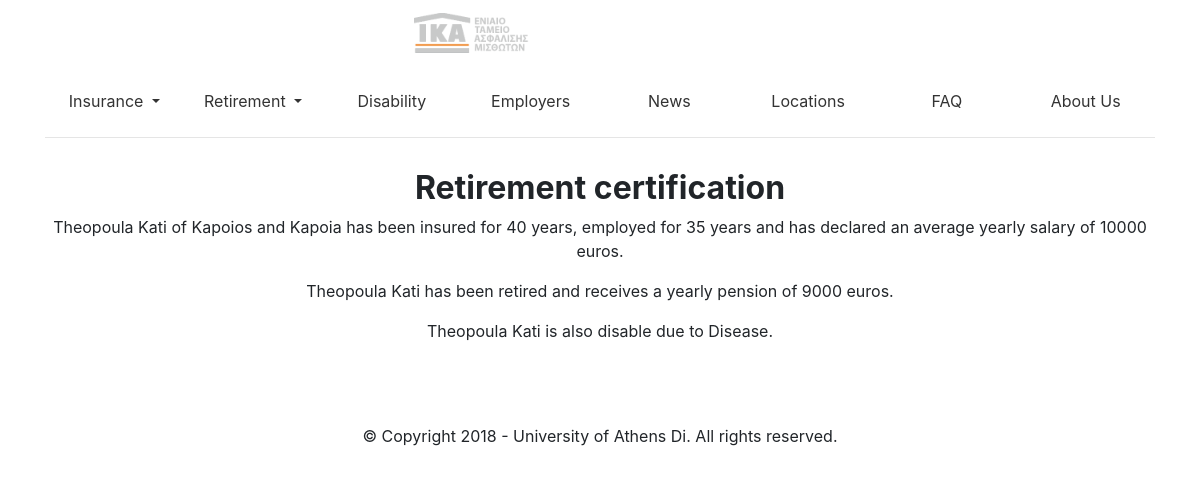
The page /web/templates/retirement_certification.php (signed in) on the database its author committed.
### tables this page shows
CREATE TABLE IF NOT EXISTS `user` (
  `UserID` INT NOT NULL AUTO_INCREMENT,
  `FirstName` VARCHAR(45) NOT NULL,
  `LastName` VARCHAR(45) NOT NULL,
  `FathersName` VARCHAR(45) NOT NULL,
  `MothersName` VARCHAR(45) NOT NULL,
  `DateOfBirth` DATE NOT NULL,
  `BirthPlace` VARCHAR(45) NOT NULL,
  `HomeAddress` VARCHAR(45) NOT NULL,
  `PostalCode` VARCHAR(45) NOT NULL,
  `AFM` VARCHAR(45) NOT NULL,
  `IDNumber` VARCHAR(45) NOT NULL,
  `PhoneNumber` VARCHAR(45) NOT NULL,
  `Email` VARCHAR(45) NOT NULL,
  `Password` VARCHAR(45) NOT NULL,
  `IsFemale` TINYINT(1) NOT NULL DEFAULT 0,
  PRIMARY KEY (`UserID`),
  UNIQUE INDEX `Email_UNIQUE` (`Email` ASC),
  UNIQUE INDEX `AFM_UNIQUE` (`AFM` ASC),
  UNIQUE INDEX `IDNumber_UNIQUE` (`IDNumber` ASC));

CREATE TABLE IF NOT EXISTS `information` (
  `user_UserID` INT NOT NULL,
  `YearsInsured` INT NOT NULL DEFAULT 0,
  `YearsEmployed` INT NOT NULL DEFAULT 0,
  `StampsCollected` INT NOT NULL DEFAULT 0,
  `AvgYearlySalary` INT NOT NULL DEFAULT 0,
  `InsuredChildren` INT NOT NULL DEFAULT 0,
  `IsRetired` TINYINT(1) NOT NULL DEFAULT 0,
  `YearlyPension` INT NOT NULL DEFAULT 0,
  `PensionType` VARCHAR(45) NOT NULL DEFAULT 'Old age',
  `IsDisabled` TINYINT(1) NOT NULL DEFAULT 0,
  `DisabilityReason` VARCHAR(45) NOT NULL DEFAULT 'Accident',
  INDEX `fk_table1_user1_idx` (`user_UserID` ASC),
  CONSTRAINT `fk_table1_user1`
    FOREIGN KEY (`user_UserID`)
    REFERENCES `user` (`UserID`)
    ON DELETE NO ACTION
    ON UPDATE NO ACTION);

### web/templates/retirement_certification.php (the view, shortened to what this page needs)
<?php
  include 'make_connection.php';
  $query = sprintf("SELECT * FROM user WHERE Email = '%s'", $_SESSION['email']);
  $result = $conn->query($query);
  if (!$result) {
    $conn->close();
    $redirect_url = 'access_error.php';
    header('Location: ' . $redirect_url);
    exit();
  }
  else {
    $row = $result->fetch_array(MYSQLI_ASSOC);
    $userID = $row['UserID'];
    $forname = $row['FirstName'];
    $surname = $row['LastName'];
    $father = $row['FathersName'];
    $mother = $row['MothersName'];
    $query = "SELECT * FROM information WHERE user_UserID = '$userID'";
    $result = $conn->query($query);
    if (!$result) {
      $conn->close();
      $redirect_url = 'access_error.php';
      header('Location: ' . $redirect_url);
      exit();
    }
    else {
      $row = $result->fetch_array(MYSQLI_ASSOC);
      $yearsInsured = $row['YearsInsured'];
      $yearsEmployed = $row['YearsEmployed'];
      $avgYearlySalary = $row['AvgYearlySalary'];
      $yearlyPension = $row['YearlyPension'];
      $isRetired = $row['IsRetired'];
      $isDisabled = $row['IsDisabled'];
      $disabilityReason = $row['DisabilityReason'];
    }
  }
?>
<!DOCTYPE html>
<html lang="en">
  <head>
    <link rel="stylesheet" href="https://maxcdn.bootstrapcdn.com/bootstrap/4.0.0-alpha.6/css/bootstrap.min.css">
    <link rel="stylesheet" href="../css/main.css">
  </head>
  <body>
        <nav class="navbar navbar-toggleable-md navbar-inverse bg-inverse">
          <button class="navbar-toggler navbar-toggler-right collapsed" type="button" data-toggle="collapse" data-target="#navbarsExampleDefault" aria-controls="navbarsExampleDefault" aria-expanded="false" aria-label="Toggle navigation">
            <span class="navbar-toggler-icon"></span>
          </button>
          <div class="col-md-2"></div>
          <div>
            <a class="navbar-brand" href="main.php"><img src="../images/ikalogo.png" style="width:120px;" alt="logo"></a>
          </div>
          <div class="col-md-3">
          </div>
          <div class="col-md-2"></div>
        </nav>
        <div class="container">
          <ul class="nav nav-pills nav-justified">
            <li class="nav-item dropdown">
              <a class="nav-link dropdown-toggle" href="#" id="navbarDropdownMenuLink" data-toggle="dropdown" role="button" aria-haspopup="true" aria-expanded="false">
                Insurance
              </a>
            </li>
            <li class="nav-item dropdown">
              <a class="nav-link dropdown-toggle" href="#" id="navbarDropdownMenuLink" data-toggle="dropdown" role="button" aria-haspopup="true" aria-expanded="false">
                Retirement
              </a>
            </li>
            <li class="nav-item">
              <a class="nav-link" href="#">Disability</a>
            </li>
            <li class="nav-item">
              <a class="nav-link" href="#">Employers</a>
            </li>
            <li class="nav-item">
              <a class="nav-link" href="#">News</a>
            </li>
            <li class="nav-item">
              <a class="nav-link" href="#">Locations</a>
            </li>
            <li class="nav-item">
              <a class="nav-link" href="#">FAQ</a>
            </li>
            <li class="nav-item">
              <a class="nav-link" href="#">About Us</a>
            </li>
          </ul>
          <hr>
        </div>
        <div class="container">
          <div class="row">
            <div class="col-md-12" style="text-align:center">
              <h2 class='text-center'><strong>Retirement certification</strong></h2>
              <?php
                echo "<p class='text-center'>$forname $surname of $father and $mother
                      has been insured for $yearsInsured years, employed for $yearsEmployed years and has declared an average yearly salary of $avgYearlySalary euros.</h2>";
                if ($isRetired) {
                  echo "<p class='text-center'>$forname $surname has been retired and receives a yearly pension of $yearlyPension euros.</h2>";
                  if ($isDisabled) {
                    echo "<p class='text-center'>$forname $surname is also disable due to $disabilityReason.</h2>";
                  }
                } else {
                  echo "<p class='text-center'>$forname $surname has not been retired yet and receives no pension.</h2>";
                }
              ?>
            </div>
          </div>
      	</div>
        <footer class="footer" style="background-color: #ffffff;padding-top: 50px;">
            <div class="footer-bottom">
              <div class="container">
                <div class="row">
                  <div class="col-md-12">
                    <p class="text-center">&copy; Copyright 2018 - University of Athens Di.  All rights reserved.</p>
                  </div>
                </div>
              </div>
            </div>
        </footer>
  </body>
</html>

### web/css/main.css (style rules this page uses)
.container { padding-right: 15px; padding-left: 15px; padding-top: 15px; }
a { color: #333333; }

### rows shown on the page
user: FirstName "Theopoula", LastName "Kati", FathersName "Kapoios", MothersName "Kapoia"
information: YearsInsured "40", YearsEmployed "35", AvgYearlySalary "10000", YearlyPension "9000", DisabilityReason "Disease"
